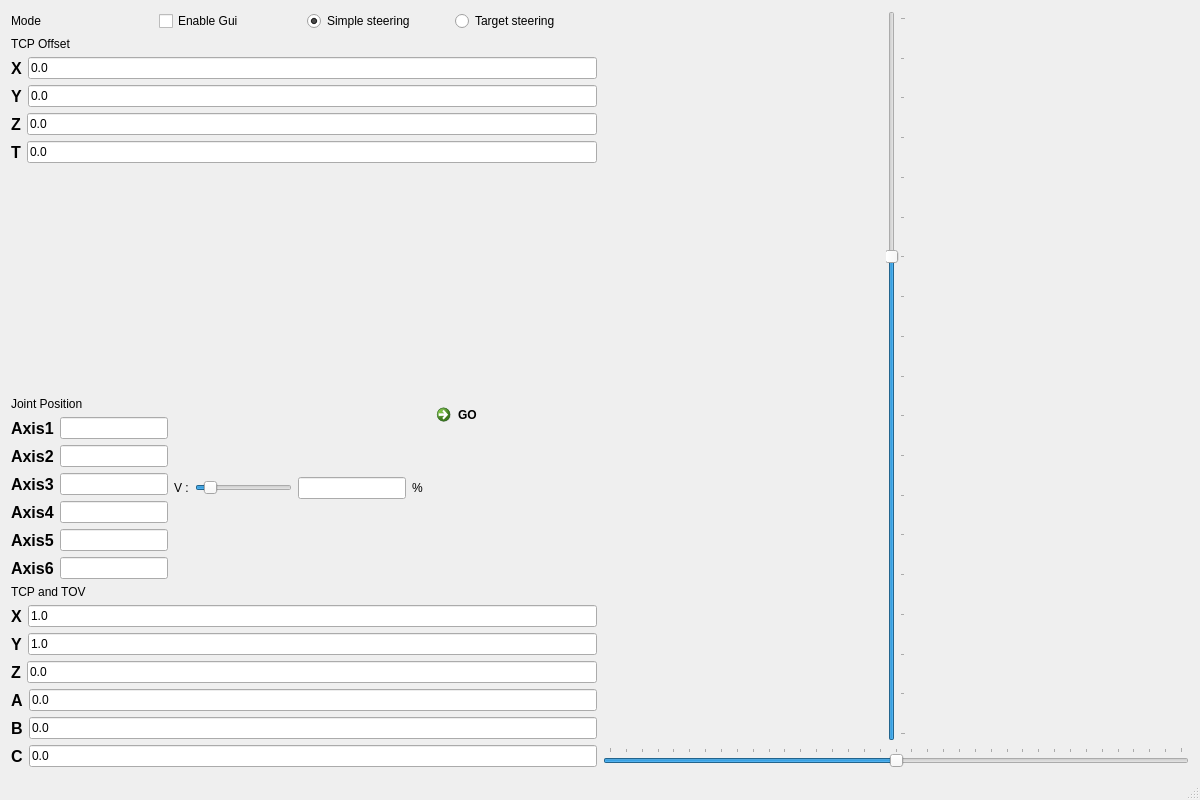
<?xml version="1.0" encoding="UTF-8"?>
<ui version="4.0">
 <class>MainWindow</class>
 <widget class="QMainWindow" name="MainWindow">
  <property name="geometry">
   <rect>
    <x>0</x>
    <y>0</y>
    <width>1200</width>
    <height>800</height>
   </rect>
  </property>
  <property name="windowTitle">
   <string>robotic arm</string>
  </property>
  <widget class="QWidget" name="centralWidget">
   <layout class="QHBoxLayout" name="horizontalLayout_21">
    <item>
     <layout class="QHBoxLayout" name="horizontalLayout_14">
      <item>
       <layout class="QVBoxLayout" name="verticalLayout_10">
        <item>
         <layout class="QHBoxLayout" name="horizontalLayout_20">
          <item>
           <widget class="QLabel" name="label_6">
            <property name="text">
             <string>Mode</string>
            </property>
           </widget>
          </item>
          <item>
           <widget class="QCheckBox" name="enablegui">
            <property name="text">
             <string>Enable Gui</string>
            </property>
           </widget>
          </item>
          <item>
           <widget class="QRadioButton" name="radioButtonSimple">
            <property name="text">
             <string>Simple steering</string>
            </property>
            <property name="checked">
             <bool>true</bool>
            </property>
           </widget>
          </item>
          <item>
           <widget class="QRadioButton" name="radioButtonTarget">
            <property name="text">
             <string>Target steering</string>
            </property>
           </widget>
          </item>
         </layout>
        </item>
        <item>
         <layout class="QVBoxLayout" name="verticalLayout_8">
          <item>
           <widget class="QLabel" name="label_3">
            <property name="text">
             <string>TCP Offset</string>
            </property>
           </widget>
          </item>
          <item>
           <layout class="QHBoxLayout" name="horizontalLayout_18">
            <item>
             <widget class="QLabel" name="label_21">
              <property name="font">
               <font>
                <pointsize>12</pointsize>
                <weight>75</weight>
                <bold>true</bold>
               </font>
              </property>
              <property name="text">
               <string>X</string>
              </property>
             </widget>
            </item>
            <item>
             <widget class="QLineEdit" name="xoffset">
              <property name="enabled">
               <bool>true</bool>
              </property>
              <property name="text">
               <string>0.0</string>
              </property>
             </widget>
            </item>
           </layout>
          </item>
          <item>
           <layout class="QHBoxLayout" name="horizontalLayout_16">
            <item>
             <widget class="QLabel" name="label_14">
              <property name="font">
               <font>
                <pointsize>12</pointsize>
                <weight>75</weight>
                <bold>true</bold>
               </font>
              </property>
              <property name="text">
               <string>Y</string>
              </property>
             </widget>
            </item>
            <item>
             <widget class="QLineEdit" name="yoffset">
              <property name="text">
               <string>0.0</string>
              </property>
             </widget>
            </item>
           </layout>
          </item>
          <item>
           <layout class="QHBoxLayout" name="horizontalLayout_17">
            <item>
             <widget class="QLabel" name="label_15">
              <property name="font">
               <font>
                <pointsize>12</pointsize>
                <weight>75</weight>
                <bold>true</bold>
               </font>
              </property>
              <property name="text">
               <string>Z</string>
              </property>
             </widget>
            </item>
            <item>
             <widget class="QLineEdit" name="zoffset">
              <property name="text">
               <string>0.0</string>
              </property>
             </widget>
            </item>
           </layout>
          </item>
          <item>
           <layout class="QHBoxLayout" name="horizontalLayout_19">
            <item>
             <widget class="QLabel" name="label_22">
              <property name="font">
               <font>
                <pointsize>12</pointsize>
                <weight>75</weight>
                <bold>true</bold>
               </font>
              </property>
              <property name="text">
               <string>T</string>
              </property>
             </widget>
            </item>
            <item>
             <widget class="QLineEdit" name="tooloffset">
              <property name="text">
               <string>0.0</string>
              </property>
             </widget>
            </item>
           </layout>
          </item>
         </layout>
        </item>
        <item>
         <spacer name="verticalSpacer_2">
          <property name="orientation">
           <enum>Qt::Vertical</enum>
          </property>
          <property name="sizeHint" stdset="0">
           <size>
            <width>20</width>
            <height>40</height>
           </size>
          </property>
         </spacer>
        </item>
        <item>
         <layout class="QHBoxLayout" name="horizontalLayout_7">
          <item>
           <layout class="QVBoxLayout" name="verticalLayout_2">
            <item>
             <widget class="QLabel" name="label_4">
              <property name="text">
               <string>Joint Position</string>
              </property>
             </widget>
            </item>
            <item>
             <layout class="QHBoxLayout" name="horizontalLayout">
              <item>
               <widget class="QLabel" name="label_10">
                <property name="font">
                 <font>
                  <pointsize>12</pointsize>
                  <weight>75</weight>
                  <bold>true</bold>
                 </font>
                </property>
                <property name="text">
                 <string>Axis1</string>
                </property>
               </widget>
              </item>
              <item>
               <widget class="QLineEdit" name="axis1">
                <property name="maxLength">
                 <number>8</number>
                </property>
               </widget>
              </item>
             </layout>
            </item>
            <item>
             <layout class="QHBoxLayout" name="horizontalLayout_2">
              <item>
               <widget class="QLabel" name="label_16">
                <property name="font">
                 <font>
                  <pointsize>12</pointsize>
                  <weight>75</weight>
                  <bold>true</bold>
                 </font>
                </property>
                <property name="text">
                 <string>Axis2</string>
                </property>
               </widget>
              </item>
              <item>
               <widget class="QLineEdit" name="axis2">
                <property name="maxLength">
                 <number>8</number>
                </property>
               </widget>
              </item>
             </layout>
            </item>
            <item>
             <layout class="QHBoxLayout" name="horizontalLayout_3">
              <item>
               <widget class="QLabel" name="label_17">
                <property name="font">
                 <font>
                  <pointsize>12</pointsize>
                  <weight>75</weight>
                  <bold>true</bold>
                 </font>
                </property>
                <property name="text">
                 <string>Axis3</string>
                </property>
               </widget>
              </item>
              <item>
               <widget class="QLineEdit" name="axis3">
                <property name="maxLength">
                 <number>8</number>
                </property>
               </widget>
              </item>
             </layout>
            </item>
            <item>
             <layout class="QHBoxLayout" name="horizontalLayout_4">
              <item>
               <widget class="QLabel" name="label_20">
                <property name="font">
                 <font>
                  <pointsize>12</pointsize>
                  <weight>75</weight>
                  <bold>true</bold>
                 </font>
                </property>
                <property name="text">
                 <string>Axis4</string>
                </property>
               </widget>
              </item>
              <item>
               <widget class="QLineEdit" name="axis4">
                <property name="maxLength">
                 <number>8</number>
                </property>
               </widget>
              </item>
             </layout>
            </item>
            <item>
             <layout class="QHBoxLayout" name="horizontalLayout_5">
              <item>
               <widget class="QLabel" name="label_18">
                <property name="font">
                 <font>
                  <pointsize>12</pointsize>
                  <weight>75</weight>
                  <bold>true</bold>
                 </font>
                </property>
                <property name="text">
                 <string>Axis5</string>
                </property>
               </widget>
              </item>
              <item>
               <widget class="QLineEdit" name="axis5">
                <property name="maxLength">
                 <number>8</number>
                </property>
               </widget>
              </item>
             </layout>
            </item>
            <item>
             <layout class="QHBoxLayout" name="horizontalLayout_6">
              <item>
               <widget class="QLabel" name="label_19">
                <property name="font">
                 <font>
                  <pointsize>12</pointsize>
                  <weight>75</weight>
                  <bold>true</bold>
                 </font>
                </property>
                <property name="text">
                 <string>Axis6</string>
                </property>
               </widget>
              </item>
              <item>
               <widget class="QLineEdit" name="axis6">
                <property name="maxLength">
                 <number>8</number>
                </property>
               </widget>
              </item>
             </layout>
            </item>
           </layout>
          </item>
          <item>
           <widget class="QLabel" name="label">
            <property name="text">
             <string>V :</string>
            </property>
           </widget>
          </item>
          <item>
           <widget class="QSlider" name="horizontalSlider">
            <property name="value">
             <number>10</number>
            </property>
            <property name="orientation">
             <enum>Qt::Horizontal</enum>
            </property>
            <property name="tickInterval">
             <number>0</number>
            </property>
           </widget>
          </item>
          <item>
           <widget class="QLineEdit" name="lineEdit"/>
          </item>
          <item>
           <widget class="QLabel" name="label_2">
            <property name="text">
             <string>%</string>
            </property>
           </widget>
          </item>
          <item>
           <widget class="QCommandLinkButton" name="commandLinkButtonGo">
            <property name="enabled">
             <bool>true</bool>
            </property>
            <property name="text">
             <string>GO</string>
            </property>
           </widget>
          </item>
         </layout>
        </item>
        <item>
         <layout class="QVBoxLayout" name="verticalLayout_3">
          <item>
           <widget class="QLabel" name="label_5">
            <property name="text">
             <string>TCP and TOV</string>
            </property>
           </widget>
          </item>
          <item>
           <layout class="QHBoxLayout" name="horizontalLayout_8">
            <item>
             <widget class="QLabel" name="label_8">
              <property name="font">
               <font>
                <pointsize>12</pointsize>
                <weight>75</weight>
                <bold>true</bold>
               </font>
              </property>
              <property name="text">
               <string>X</string>
              </property>
             </widget>
            </item>
            <item>
             <widget class="QLineEdit" name="lineEditTx">
              <property name="enabled">
               <bool>true</bool>
              </property>
              <property name="text">
               <string>1.0</string>
              </property>
             </widget>
            </item>
           </layout>
          </item>
          <item>
           <layout class="QHBoxLayout" name="horizontalLayout_9">
            <item>
             <widget class="QLabel" name="label_9">
              <property name="font">
               <font>
                <pointsize>12</pointsize>
                <weight>75</weight>
                <bold>true</bold>
               </font>
              </property>
              <property name="text">
               <string>Y</string>
              </property>
             </widget>
            </item>
            <item>
             <widget class="QLineEdit" name="lineEditTy">
              <property name="text">
               <string>1.0</string>
              </property>
             </widget>
            </item>
           </layout>
          </item>
          <item>
           <layout class="QHBoxLayout" name="horizontalLayout_10">
            <item>
             <widget class="QLabel" name="label_7">
              <property name="font">
               <font>
                <pointsize>12</pointsize>
                <weight>75</weight>
                <bold>true</bold>
               </font>
              </property>
              <property name="text">
               <string>Z</string>
              </property>
             </widget>
            </item>
            <item>
             <widget class="QLineEdit" name="lineEditTz">
              <property name="text">
               <string>0.0</string>
              </property>
             </widget>
            </item>
           </layout>
          </item>
          <item>
           <layout class="QHBoxLayout" name="horizontalLayout_11">
            <item>
             <widget class="QLabel" name="label_11">
              <property name="font">
               <font>
                <pointsize>12</pointsize>
                <weight>75</weight>
                <bold>true</bold>
               </font>
              </property>
              <property name="text">
               <string>A</string>
              </property>
             </widget>
            </item>
            <item>
             <widget class="QLineEdit" name="lineEditA">
              <property name="text">
               <string>0.0</string>
              </property>
             </widget>
            </item>
           </layout>
          </item>
          <item>
           <layout class="QHBoxLayout" name="horizontalLayout_12">
            <item>
             <widget class="QLabel" name="label_12">
              <property name="font">
               <font>
                <pointsize>12</pointsize>
                <weight>75</weight>
                <bold>true</bold>
               </font>
              </property>
              <property name="text">
               <string>B</string>
              </property>
             </widget>
            </item>
            <item>
             <widget class="QLineEdit" name="lineEditB">
              <property name="text">
               <string>0.0</string>
              </property>
             </widget>
            </item>
           </layout>
          </item>
          <item>
           <layout class="QHBoxLayout" name="horizontalLayout_13">
            <item>
             <widget class="QLabel" name="label_13">
              <property name="font">
               <font>
                <pointsize>12</pointsize>
                <weight>75</weight>
                <bold>true</bold>
               </font>
              </property>
              <property name="text">
               <string>C</string>
              </property>
             </widget>
            </item>
            <item>
             <widget class="QLineEdit" name="lineEditC">
              <property name="text">
               <string>0.0</string>
              </property>
             </widget>
            </item>
           </layout>
          </item>
         </layout>
        </item>
       </layout>
      </item>
     </layout>
    </item>
    <item>
     <layout class="QVBoxLayout" name="verticalLayout_6">
      <item>
       <layout class="QHBoxLayout" name="horizontalLayout_15">
        <item>
         <widget class="QSlider" name="verticalSliderPitch">
          <property name="toolTip">
           <string>Pitch</string>
          </property>
          <property name="minimum">
           <number>-90</number>
          </property>
          <property name="maximum">
           <number>90</number>
          </property>
          <property name="value">
           <number>30</number>
          </property>
          <property name="orientation">
           <enum>Qt::Vertical</enum>
          </property>
          <property name="tickPosition">
           <enum>QSlider::TicksBelow</enum>
          </property>
          <property name="tickInterval">
           <number>10</number>
          </property>
         </widget>
        </item>
        <item>
         <layout class="QVBoxLayout" name="verticalLayout"/>
        </item>
       </layout>
      </item>
      <item>
       <widget class="QSlider" name="horizontalSliderYaw">
        <property name="toolTip">
         <string>Yaw</string>
        </property>
        <property name="minimum">
         <number>-180</number>
        </property>
        <property name="maximum">
         <number>180</number>
        </property>
        <property name="orientation">
         <enum>Qt::Horizontal</enum>
        </property>
        <property name="tickPosition">
         <enum>QSlider::TicksAbove</enum>
        </property>
        <property name="tickInterval">
         <number>10</number>
        </property>
       </widget>
      </item>
     </layout>
    </item>
   </layout>
  </widget>
  <widget class="QMenuBar" name="menuBar">
   <property name="geometry">
    <rect>
     <x>0</x>
     <y>0</y>
     <width>1200</width>
     <height>21</height>
    </rect>
   </property>
  </widget>
  <widget class="QStatusBar" name="statusBar"/>
 </widget>
 <layoutdefault spacing="6" margin="11"/>
 <resources/>
 <connections/>
</ui>
